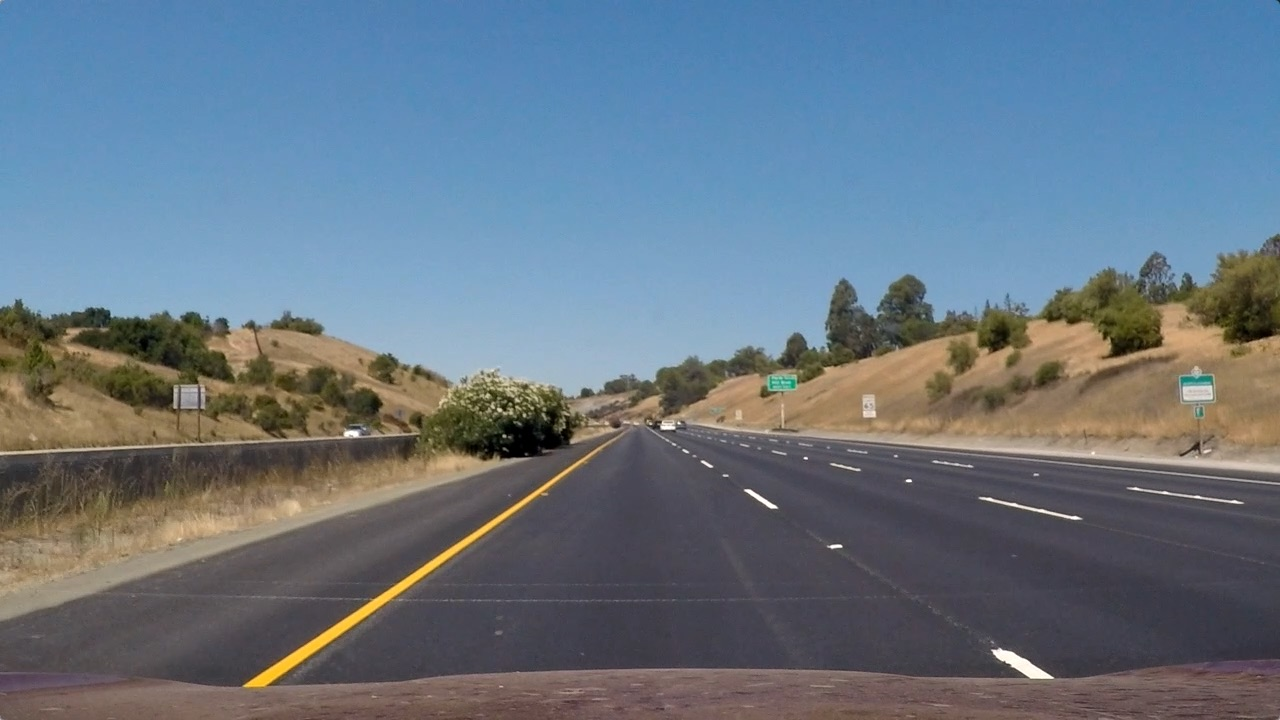
#> input picture test_images/straight_lines1.jpg, 1280 x 720 px
$ python gradients.py   (older library calls are emulated)
#> lines starting #> are read from the running program, lines starting #| are printed output that depends on the picture; after the words box and inside, x2 and y2 are one past the last pixel; in counts of white or black regions, pixels touching at a corner belong together
import PIL
import matplotlib.pyplot as plt
import matplotlib.image as mpimg
import cv2
import numpy as np


def absSobelThresh(img, sobel_kernel=3, thresh=(0,255), orient='x'):
	if img.shape[2] > 1:
		gray = cv2.cvtColor(img, cv2.COLOR_RGB2GRAY)

	if orient == 'x':
		sobelx = cv2.Sobel(gray, cv2.CV_64F, 0, 1)
		abs_sobelx = np.absolute(sobelx)
		scaled_sobelx = np.uint8(255*abs_sobelx/np.max(abs_sobelx))
		sxbinary = np.zeros_like(scaled_sobelx)
		sxbinary[(scaled_sobelx >= thresh[0]) & (scaled_sobelx <= thresh[1])] = 1
		binary_output = sxbinary
	elif orient == 'y':
		sobely = cv2.Sobel(gray, cv2.CV_64F, 1, 0)
		abs_sobely = np.absolute(sobely)
		scaled_sobely = np.uint8(255*abs_sobely/np.max(abs_sobely))
		sybinary = np.zeros_like(scaled_sobely)
		sybinary[(scaled_sobely >= thresh[0]) & (scaled_sobely <= thresh[1])] = 1
		binary_output = sybinary
	else:
		raise

	return binary_output


def dirThresh(img, sobel_kernel=3, thresh=(0, np.pi/2) ):
	if img.shape[2] > 1:
		gray = cv2.cvtColor(img, cv2.COLOR_RGB2GRAY)

	sobelx = cv2.Sobel(gray, cv2.CV_64F, 0, 1, sobel_kernel)
	sobely = cv2.Sobel(gray, cv2.CV_64F, 1, 0, sobel_kernel)

	absgraddir = np.arctan2(np.absolute(sobely), np.absolute(sobelx))
	#  Rescaling is absolutely essential!
	scale_factor = np.max(absgraddir) / 255
	absgraddir = (absgraddir/scale_factor).astype(np.uint8)

	binary_output = np.zeros_like(absgraddir)
	binary_output[(absgraddir >= thresh[0]) & (absgraddir <= thresh[1])] = 1

	return binary_output


def magThresh(img, sobel_kernel=3, thresh=(0,255) ):
	if img.shape[2] > 1:
		gray = cv2.cvtColor(img, cv2.COLOR_RGB2GRAY)

	sobelx = cv2.Sobel(gray, cv2.CV_64F, 0, 1)
	sobely = cv2.Sobel(gray, cv2.CV_64F, 1, 0)

	gradMag = np.sqrt(sobelx**2 + sobely**2)
	scale_factor = np.max(gradMag) / 255
	gradMag = (gradMag/scale_factor).astype(np.uint8)

	binary_output = np.zeros_like(gradMag)
	binary_output[(gradMag >= thresh[0]) & (gradMag <= thresh[1])] = 1

	return binary_output


if __name__=='__main__':

	ksize = 3

	image = cv2.imread('./test_images/straight_lines1.jpg')
#> image is the input picture: shape (720, 1280, 3); mean B, G, R 131.2, 117.7, 103.2

	gradx = absSobelThresh(image, orient='x', sobel_kernel=ksize, thresh=(0,20))
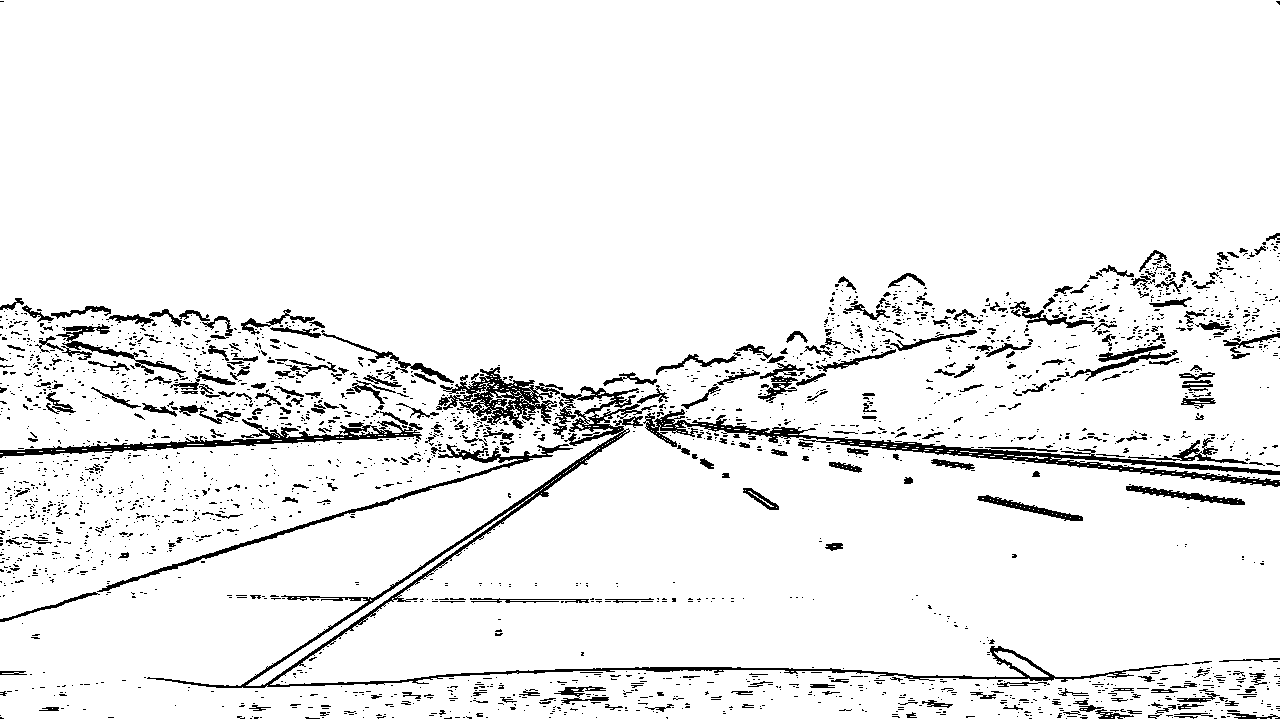
#> gradx: shape (720, 1280); values 0 (black) and 1 (white), 93.7% white; 2587 black regions (2268 under 20 px), largest, box (x1, y1, x2, y2) and area: (147, 386, 1189, 688) 8145, (643, 409, 1280, 487) 5575, (0, 419, 423, 458) 3042
	grady = absSobelThresh(image, orient='y', sobel_kernel=ksize, thresh=(0,20))
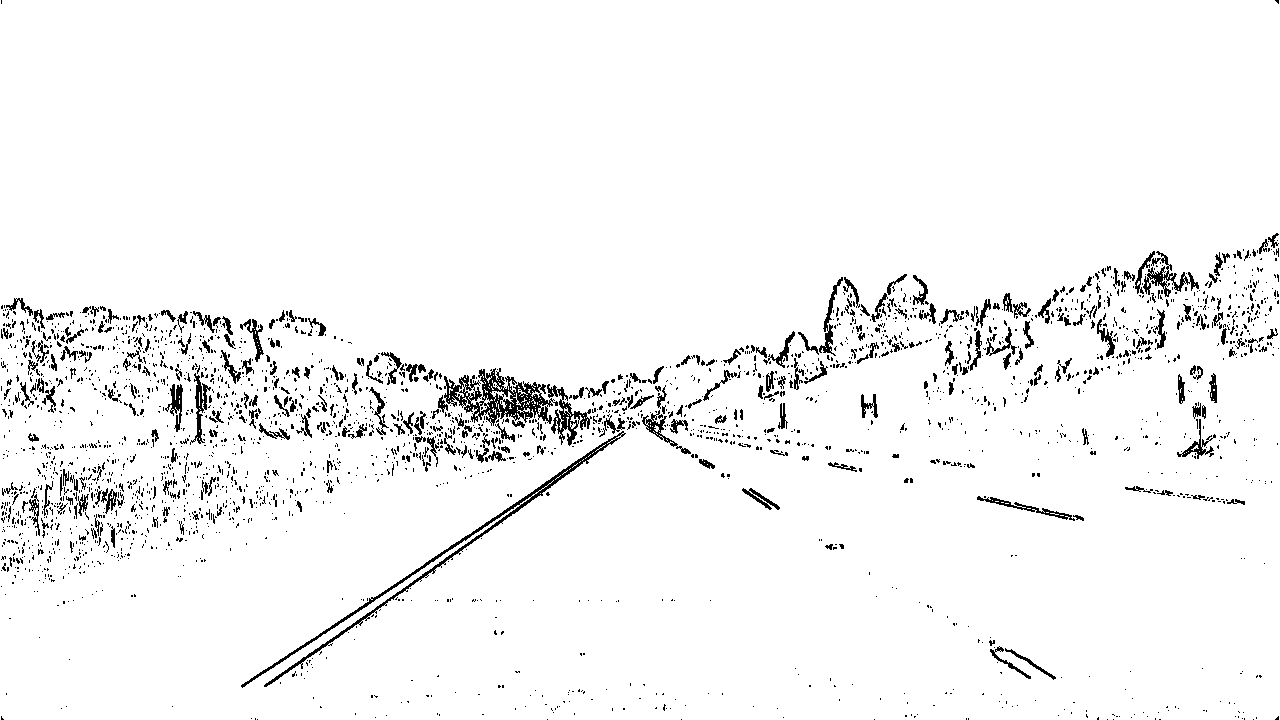
#> grady: shape (720, 1280); values 0 (black) and 1 (white), 95.9% white; black in thin lines or dots

	mag_binary = magThresh(image, sobel_kernel=ksize, thresh=(0,25) )
#> in magThresh, `scale_factor = np.max(gradMag) / 255`: scale_factor = 3.11
#> mag_binary: shape (720, 1280); values 0 (black) and 1 (white), 93.4% white; 1809 black regions (1585 under 20 px), largest, box (x1, y1, x2, y2) and area: (0, 233, 1280, 688) 35633, (28, 325, 140, 370) 1105, (1178, 365, 1217, 429) 841
	dir_binary = dirThresh(image, sobel_kernel=ksize, thresh=(0,np.pi/2.) )
#> in dirThresh, `absgraddir = np.arctan2(np.absolute(sobely), np.absolute(sobelx))`:
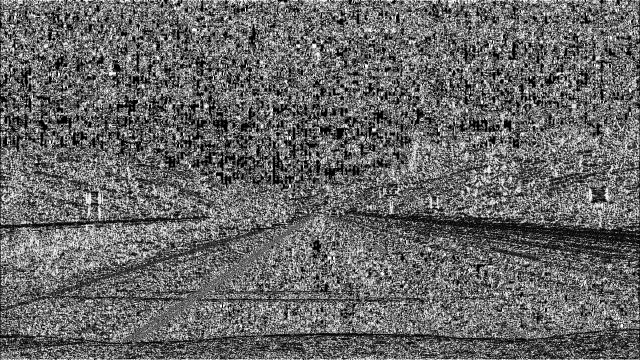
#> absgraddir: shape (720, 1280) float64 (shown at 1/2 size); min 0, max 1.57, mean 0.638; drawn with min black and max white
#> in dirThresh, `scale_factor = np.max(absgraddir) / 255`: scale_factor = 0.00616
#> dir_binary: shape (720, 1280); values 0 (black) and 1 (white), 15.4% white; 27344 white regions (26357 under 20 px), largest, box (x1, y1, x2, y2) and area: (0, 0, 39, 720) 1406, (542, 299, 589, 383) 1308, (1271, 0, 1280, 720) 1105

	composite = np.zeros_like(dir_binary)
	composite[((gradx==0)|(grady==0)) & ((mag_binary==0)|(dir_binary==0)) ] = 1

	plt.imshow(composite, cmap='gray')
	plt.show()

	mpimg.imsave('./output_images/gradients_binary.png', composite, cmap=mpimg.cm.gray)
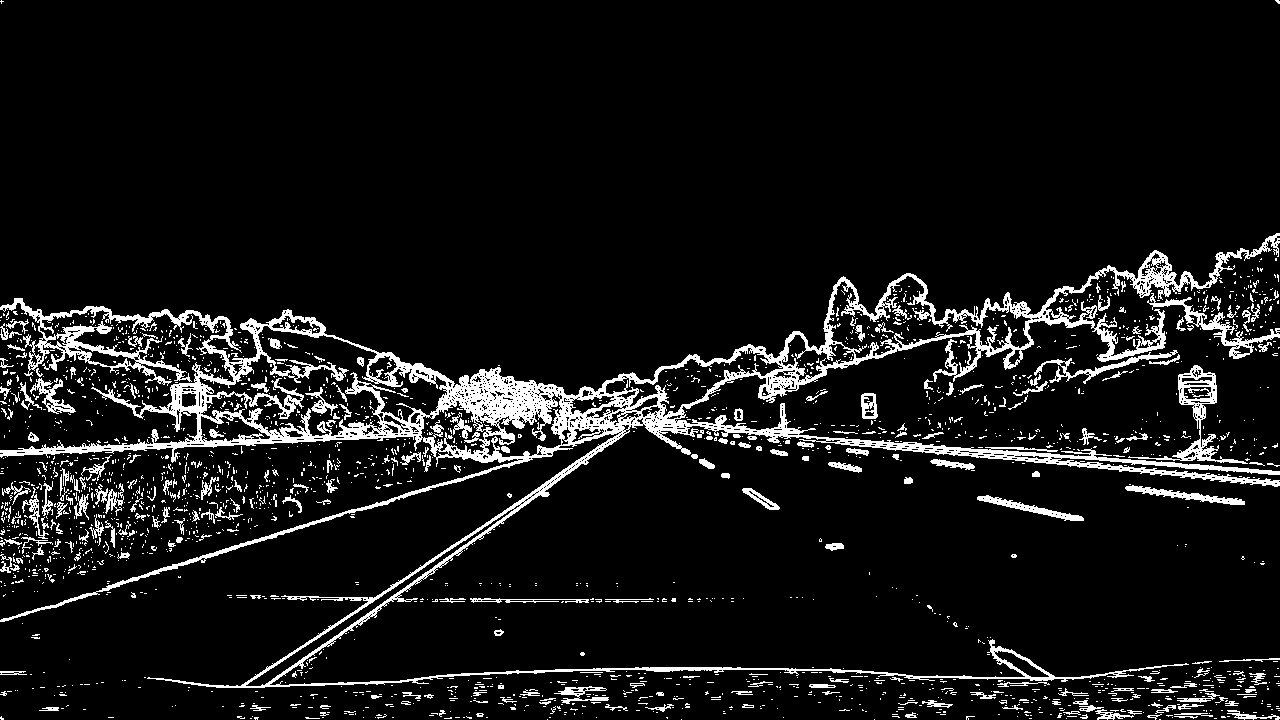
#> saved as gradients_binary.png: shape (720, 1280, 3); 8.5% white; 2162 white regions (1909 under 20 px), largest, box (x1, y1, x2, y2) and area: (0, 233, 1280, 688) 49965, (1128, 365, 1248, 464) 1703, (1147, 293, 1280, 359) 1254

$ run again, with test_images/straight_lines2.jpg copied over test_images/straight_lines1.jpg
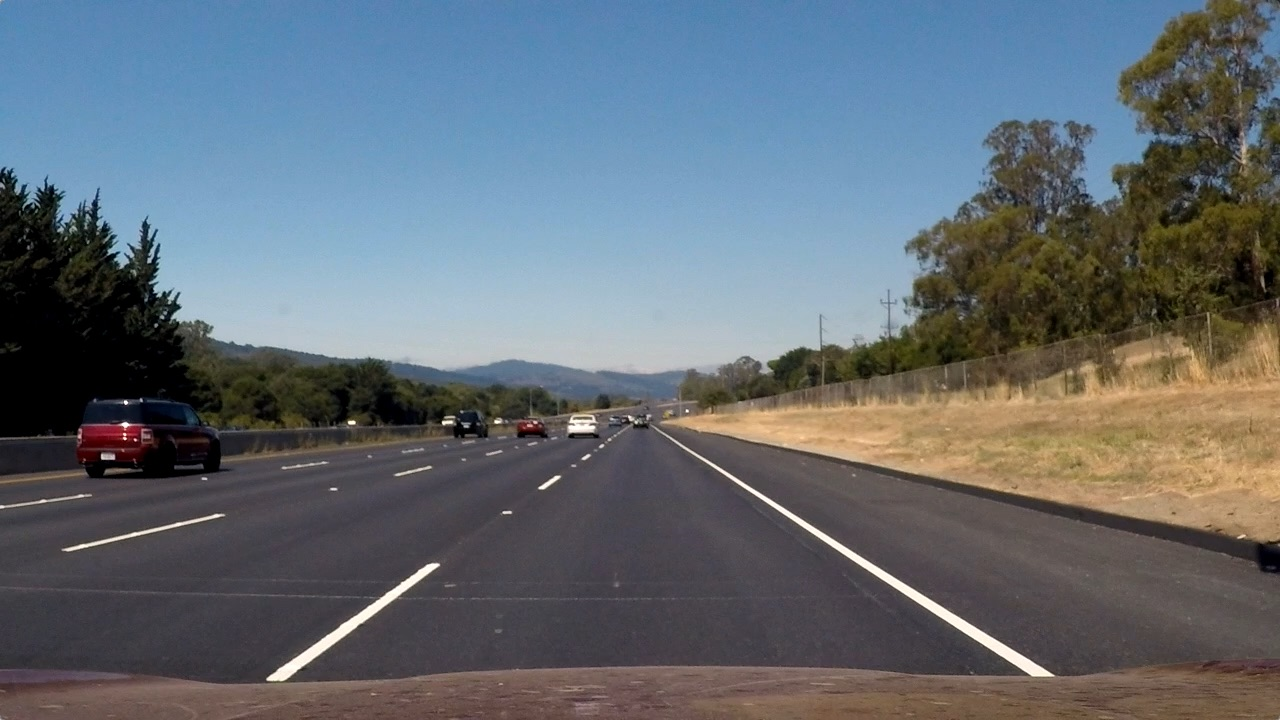
#> input picture test_images/straight_lines2.jpg, 1280 x 720 px
#> image is the input picture: shape (720, 1280, 3); mean B, G, R 115.1, 107.7, 99.4
#> `gradx = absSobelThresh(image, orient='x', sobel_kernel=ksize, thresh=(..`:
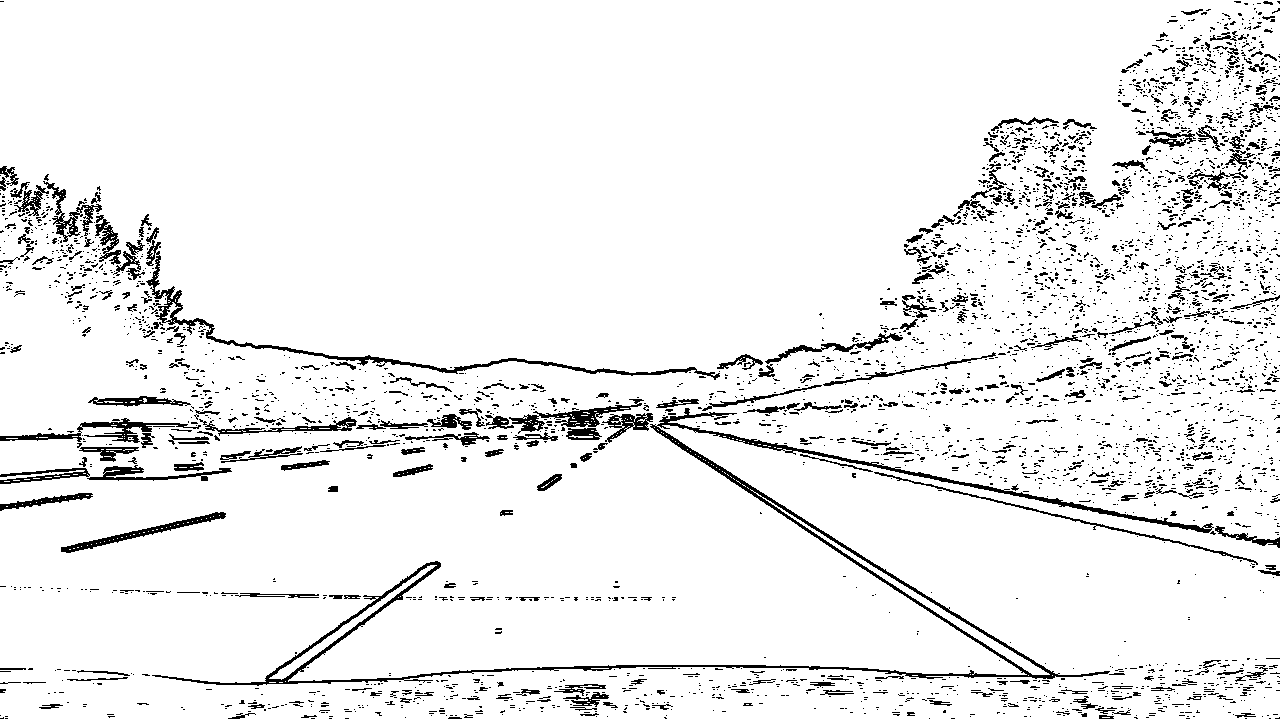
#> gradx: shape (720, 1280); values 0 (black) and 1 (white), 93.3% white; black in thin lines or dots
#> grady: shape (720, 1280); values 0 (black) and 1 (white), 95.6% white; black in thin lines or dots
#> in magThresh, `scale_factor = np.max(gradMag) / 255`: scale_factor = 3.36
#> mag_binary: shape (720, 1280); values 0 (black) and 1 (white), 93% white; black in thin lines or dots
#> in dirThresh, `scale_factor = np.max(absgraddir) / 255`: scale_factor = 0.00616
#> dir_binary: shape (720, 1280); values 0 (black) and 1 (white), 8.6% white; 30192 white regions (29863 under 20 px), largest, box (x1, y1, x2, y2) and area: (0, 0, 178, 720) 12997, (1275, 0, 1280, 720) 744, (147, 447, 175, 474) 292
#> `mpimg.imsave('./output_images/gradients_binary.png', composite, cmap=m..`:
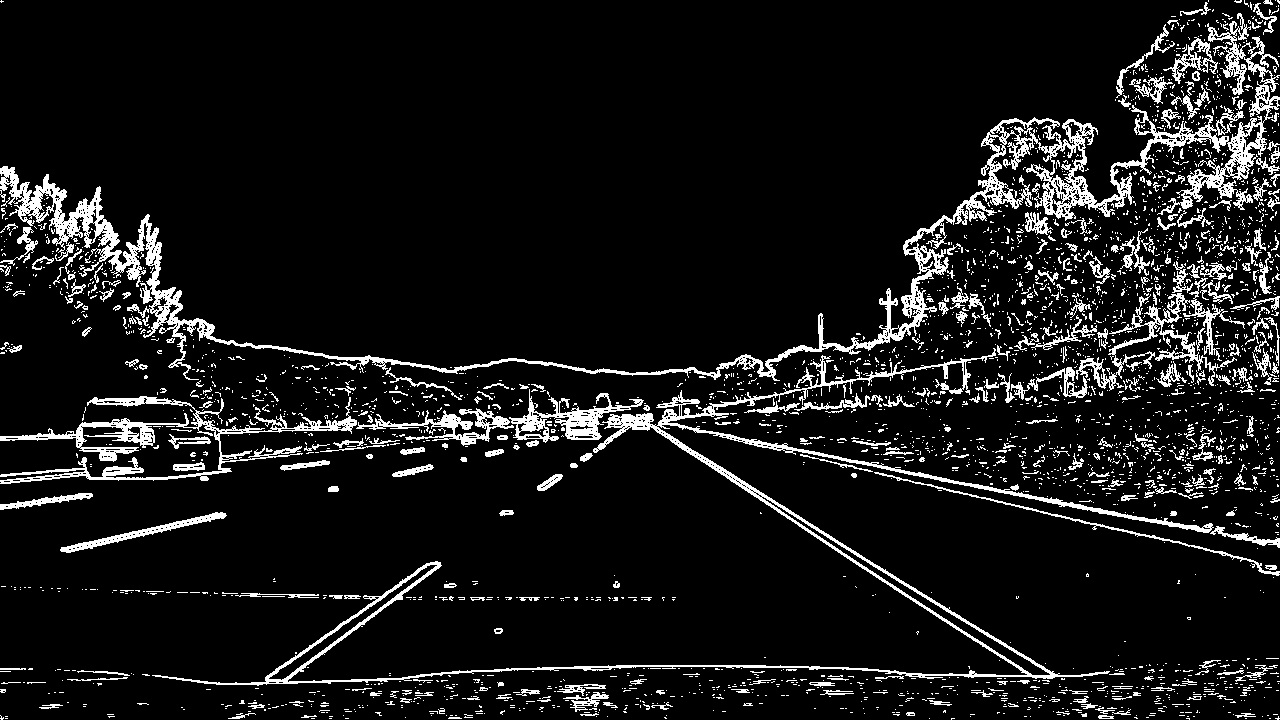
#> saved as gradients_binary.png: shape (720, 1280, 3); 9.1% white in thin lines or dots
